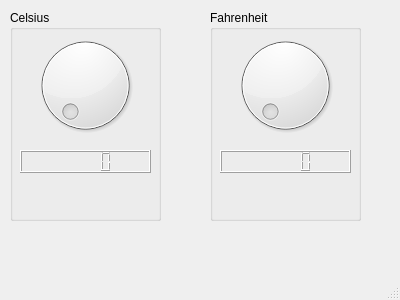
<?xml version="1.0" encoding="UTF-8"?>
<ui version="4.0">
 <class>MainWindow</class>
 <widget class="QMainWindow" name="MainWindow">
  <property name="geometry">
   <rect>
    <x>0</x>
    <y>0</y>
    <width>400</width>
    <height>300</height>
   </rect>
  </property>
  <property name="windowTitle">
   <string>MainWindow</string>
  </property>
  <widget class="QWidget" name="centralWidget">
   <widget class="QGroupBox" name="Celsius">
    <property name="geometry">
     <rect>
      <x>10</x>
      <y>10</y>
      <width>151</width>
      <height>211</height>
     </rect>
    </property>
    <property name="title">
     <string>Celsius</string>
    </property>
    <widget class="QDial" name="CelsiusDial">
     <property name="geometry">
      <rect>
       <x>10</x>
       <y>20</y>
       <width>131</width>
       <height>111</height>
      </rect>
     </property>
     <property name="minimum">
      <number>1</number>
     </property>
     <property name="maximum">
      <number>200</number>
     </property>
    </widget>
    <widget class="QLCDNumber" name="CelsiusLcd">
     <property name="geometry">
      <rect>
       <x>10</x>
       <y>140</y>
       <width>131</width>
       <height>23</height>
      </rect>
     </property>
    </widget>
   </widget>
   <widget class="QGroupBox" name="Fahrenheit">
    <property name="geometry">
     <rect>
      <x>210</x>
      <y>10</y>
      <width>151</width>
      <height>211</height>
     </rect>
    </property>
    <property name="title">
     <string>Fahrenheit</string>
    </property>
    <widget class="QDial" name="FahrenheitDial">
     <property name="geometry">
      <rect>
       <x>10</x>
       <y>20</y>
       <width>131</width>
       <height>111</height>
      </rect>
     </property>
     <property name="minimum">
      <number>1</number>
     </property>
     <property name="maximum">
      <number>360</number>
     </property>
    </widget>
    <widget class="QLCDNumber" name="FahrenheitLcd">
     <property name="geometry">
      <rect>
       <x>10</x>
       <y>140</y>
       <width>131</width>
       <height>23</height>
      </rect>
     </property>
    </widget>
   </widget>
  </widget>
  <widget class="QStatusBar" name="statusBar"/>
 </widget>
 <layoutdefault spacing="6" margin="11"/>
 <resources/>
 <connections>
  <connection>
   <sender>CelsiusDial</sender>
   <signal>valueChanged(int)</signal>
   <receiver>CelsiusLcd</receiver>
   <slot>display(int)</slot>
   <hints>
    <hint type="sourcelabel">
     <x>85</x>
     <y>120</y>
    </hint>
    <hint type="destinationlabel">
     <x>85</x>
     <y>196</y>
    </hint>
   </hints>
  </connection>
  <connection>
   <sender>FahrenheitDial</sender>
   <signal>valueChanged(int)</signal>
   <receiver>FahrenheitLcd</receiver>
   <slot>display(int)</slot>
   <hints>
    <hint type="sourcelabel">
     <x>285</x>
     <y>120</y>
    </hint>
    <hint type="destinationlabel">
     <x>285</x>
     <y>196</y>
    </hint>
   </hints>
  </connection>
 </connections>
</ui>
